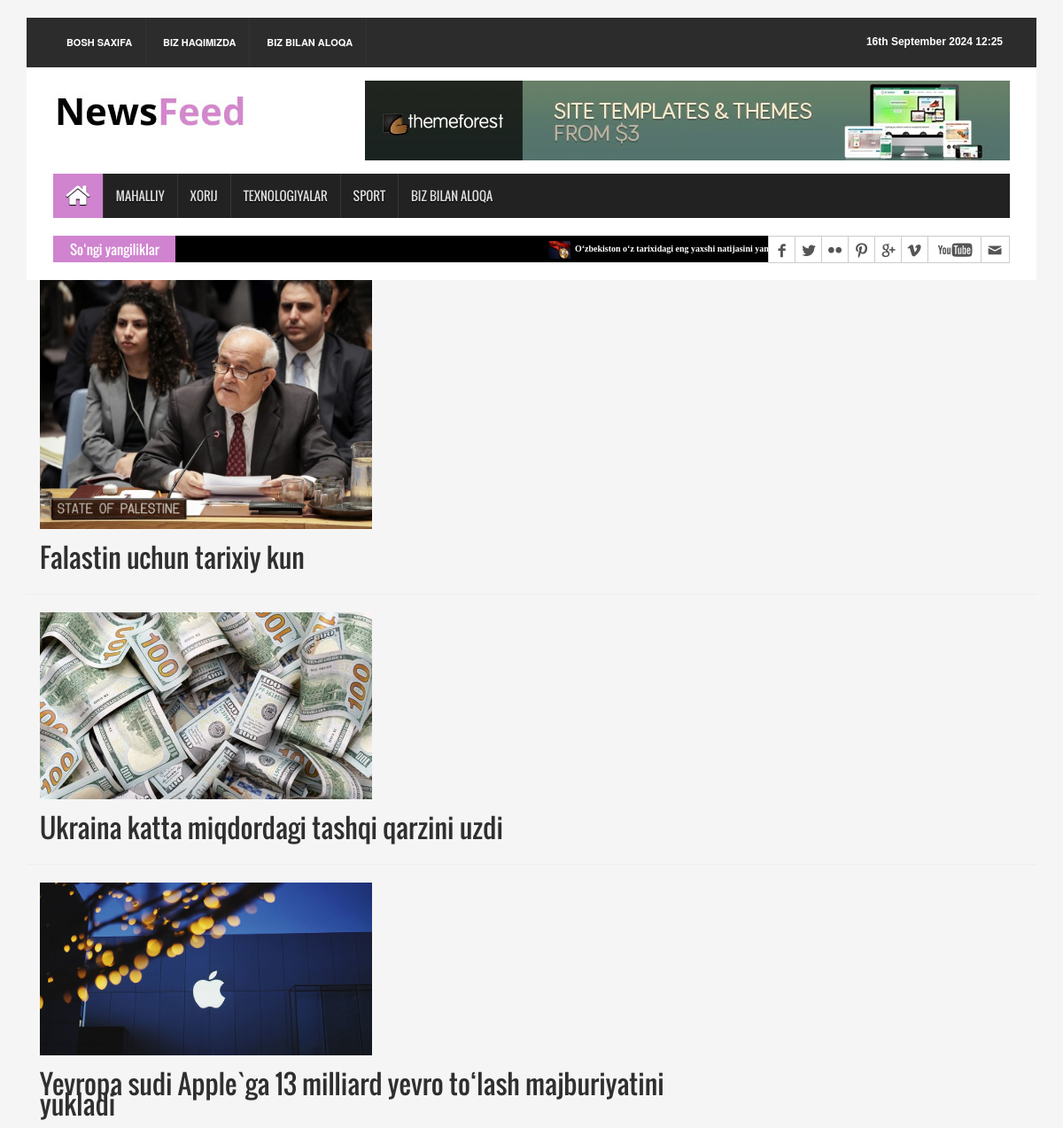
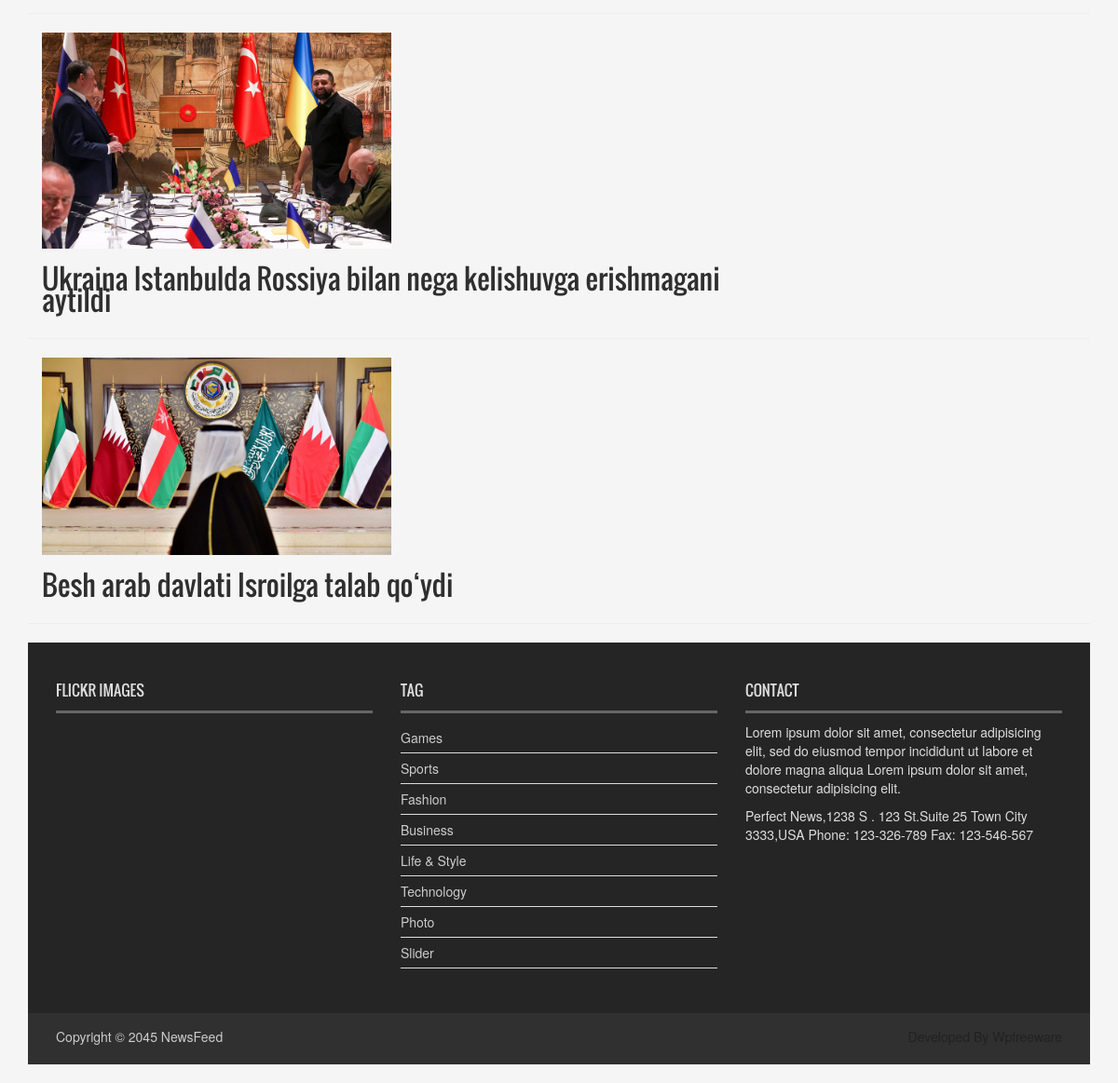
Screenshot of /foreign_news/ with the database file from the repository (2 pictures, top to bottom).
### news_app/models.py (models this page shows, shortened)
class News(models.Model):
    class Status(models.TextChoices):
        Draft = "DF", "Draft"
        Published = "PB", "Published"
    title = models.CharField(max_length=250)
    slug = models.SlugField(max_length=250)
    body = models.TextField()
    image = models.ImageField(upload_to='news/images')
    category = models.ForeignKey(Category, on_delete=models.CASCADE)
    publish_time = models.DateTimeField(default=timezone.now)
    created_time = models.DateTimeField(auto_now_add=True)
    updated_time = models.DateTimeField(auto_now=True)
    status = models.CharField(
        max_length=2,
        choices=Status.choices,
        default=Status.Draft
    )
    objects = models.Manager()
    published = PublishedNewsManager()
    class Meta:
        ordering = ["-publish_time"]
    def get_absolute_url(self):
        return reverse("get_news_detail", args=[self.slug])

### news_app/views.py (the view)
# urls.py: path('foreign_news/', ForeignNewsView.as_view(), name="foreign_news"),
class ForeignNewsView(ListView):
    model = News
    template_name = 'news/foreign_news.html'
    context_object_name = 'foreign_news'
    def get_queryset(self):
        news = self.model.published.all().filter(category__name="Xorij")
        return news

### news_app/context_processor.py (called while the page is built)
def latest_news(request):
    latest_news = News.published.all().order_by("-publish_time")[:10]
    categories = Category.objects.all()
    context = {
        "latest_news": latest_news,
        "categories": categories
    }
    return context

### news_app/models.py (called while the page is built)
    def get_queryset(self):
        return super().get_queryset().filter(status=News.Status.Published)

### templates/news/foreign_news.html (shortened to what this page needs)
{% extends 'news/base.html' %}
{% load static %}
{% block content %}
    {% for news in foreign_news %}
        <div class="container">
                <div class="row">
                    <div class="col-sm-8">
                        <a href="{{ news.get_absolute_url }}">
                            <img src="{{ news.image.url }}" alt="{{ news.title }}" style="width: 50%">
                            <h2>{{ news.title }}</h2>
                        </a>
                    </div>
                </div>
        </div>
        <hr>
    {% endfor %}
{% endblock %}

### templates/news/base.html (shortened to what this page needs)
{% load static %}
<!DOCTYPE html>
<html>
<head>
<link rel="stylesheet" type="text/css" href="{% static 'css/bootstrap.min.css' %}">
<link rel="stylesheet" type="text/css" href="{% static 'css/font-awesome.min.css' %}">
<link rel="stylesheet" type="text/css" href="{% static 'css/animate.css' %}">
<link rel="stylesheet" type="text/css" href="{% static 'css/font.css' %}">
<link rel="stylesheet" type="text/css" href="{% static 'css/li-scroller.css' %}">
<link rel="stylesheet" type="text/css" href="{% static 'css/slick.css' %}">
<link rel="stylesheet" type="text/css" href="{% static 'css/jquery.fancybox.css' %}">
<link rel="stylesheet" type="text/css" href="{% static 'css/theme.css' %}">
<link rel="stylesheet" type="text/css" href="{% static 'css/style.css' %}">
</head>
<body>
  <div class="container">
    <header id="header">
      <div class="row">
        <div class="col-lg-12 col-md-12 col-sm-12">
          <div class="header_top">
            <div class="header_top_left">
              <ul class="top_nav">
                <li><a href="{% url 'home_page' %}">Bosh saxifa</a></li>
                <li><a href="#">Biz haqimizda</a></li>
                <li><a href="{% url 'contact_page' %}">Biz bilan aloqa</a></li>
              </ul>
            </div>
            <div class="header_top_right">
              <p>{% now "jS F Y H:i" %}</p>
            </div>
          </div>
        </div>
        <div class="col-lg-12 col-md-12 col-sm-12">
          <div class="header_bottom">
            <div class="logo_area"><a href="index.html" class="logo"><img src="{% static 'images/logo.jpg' %}" alt=""></a></div>
            <div class="add_banner"><a href="#"><img src="{% static 'images/addbanner_728x90_V1.jpg' %}" alt=""></a></div>
          </div>
        </div>
      </div>
    </header>
    <section id="navArea">
      <nav class="navbar navbar-inverse" role="navigation">
        <div id="navbar" class="navbar-collapse collapse">
          <ul class="nav navbar-nav main_nav">
            <li class="active"><a href="{% url 'home_page' %}"><span class="fa fa-home desktop-home"></span><span class="mobile-show">Home</span></a></li>
            <li><a href="{% url 'local_news' %}">Mahalliy</a></li>
            <li><a href="{% url 'foreign_news' %}">Xorij</a></li>
            <li><a href="{% url 'tech_news' %}">Texnologiyalar</a></li>
            <li><a href="{% url 'sport_news' %}">Sport</a></li>
            <li><a href="{% url 'contact_page' %}">Biz bilan aloqa</a></li>
          </ul>
        </div>
      </nav>
    </section>
    <section id="newsSection">
      <div class="row">
        <div class="col-lg-12 col-md-12">
          <div class="latest_newsarea"> <span>So‘ngi yangiliklar</span>
            <ul id="ticker01" class="news_sticker">
              {% for news in latest_news %}
                <li><a href="#"><img src="{{ news.image.url }}" alt="">{{ news.title }}</a></li>
              {% endfor %}
            </ul>
            <div class="social_area">
              <ul class="social_nav">
                <li class="facebook"><a href="#"></a></li>
                <li class="twitter"><a href="#"></a></li>
                <li class="flickr"><a href="#"></a></li>
                <li class="pinterest"><a href="#"></a></li>
                <li class="googleplus"><a href="#"></a></li>
                <li class="vimeo"><a href="#"></a></li>
                <li class="youtube"><a href="#"></a></li>
                <li class="mail"><a href="#"></a></li>
              </ul>
            </div>
          </div>
        </div>
      </div>
    </section>
    {% block content %}
    {% endblock %}
    <footer id="footer">
      <div class="footer_top">
        <div class="row">
          <div class="col-lg-4 col-md-4 col-sm-4">
            <div class="footer_widget wow fadeInLeftBig">
              <h2>Flickr Images</h2>
            </div>
          </div>
          <div class="col-lg-4 col-md-4 col-sm-4">
            <div class="footer_widget wow fadeInDown">
              <h2>Tag</h2>
              <ul class="tag_nav">
                <li><a href="#">Games</a></li>
                <li><a href="#">Sports</a></li>
                <li><a href="#">Fashion</a></li>
                <li><a href="#">Business</a></li>
                <li><a href="#">Life &amp; Style</a></li>
                <li><a href="#">Technology</a></li>
                <li><a href="#">Photo</a></li>
                <li><a href="#">Slider</a></li>
              </ul>
            </div>
          </div>
          <div class="col-lg-4 col-md-4 col-sm-4">
            <div class="footer_widget wow fadeInRightBig">
              <h2>Contact</h2>
              <p>Lorem ipsum dolor sit amet, consectetur adipisicing elit, sed do eiusmod tempor incididunt ut labore et dolore magna aliqua Lorem ipsum dolor sit amet, consectetur adipisicing elit.</p>
              <address>
              Perfect News,1238 S . 123 St.Suite 25 Town City 3333,USA Phone: 123-326-789 Fax: 123-546-567
              </address>
            </div>
          </div>
        </div>
      </div>
      <div class="footer_bottom">
        <p class="copyright">Copyright &copy; 2045 <a href="index.html">NewsFeed</a></p>
        <p class="developer">Developed By Wpfreeware</p>
      </div>
    </footer>
  </div>
</body>

### static/css/li-scroller.css (style rules this page uses)
ul.newsticker { position:relative; left:750px; font:bold 10px Verdana; list-style-type:none; margin:0; padding:0 }
ul.newsticker li { float:left; margin:0; padding:0 }
ul.newsticker a { white-space:nowrap; padding:0; color:#fff; margin:0 50px 0 0 }
ul.newsticker a > img { height:20px; margin-right:5px; width:25px }

### static/css/theme.css (style rules this page uses)
.navbar-inverse .navbar-nav > .active > a, .navbar-inverse .navbar-nav > .active > a:hover, .navbar-inverse .navbar-nav > .active > a:focus { background-color:#d083cf }
.latest_newsarea span { background:none repeat scroll 0 0 #d083cf }

### rows the page displays
News: image (picture), title "O‘zbekiston o‘z tarixidagi eng yaxshi natijasini yangiladi"
News: image (picture), title "Falastin uchun tarixiy kun"
News: image (picture), title "Ukraina katta miqdordagi tashqi qarzini uzdi"
News: image (picture), title "Yevropa sudi Apple`ga 13 milliard yevro to‘lash majburiyatini yukladi"
News: image (picture), title "Ukraina Istanbulda Rossiya bilan nega kelishuvga erishmagani aytildi"
News: image (picture), title "Besh arab davlati Isroilga talab qo‘ydi"
